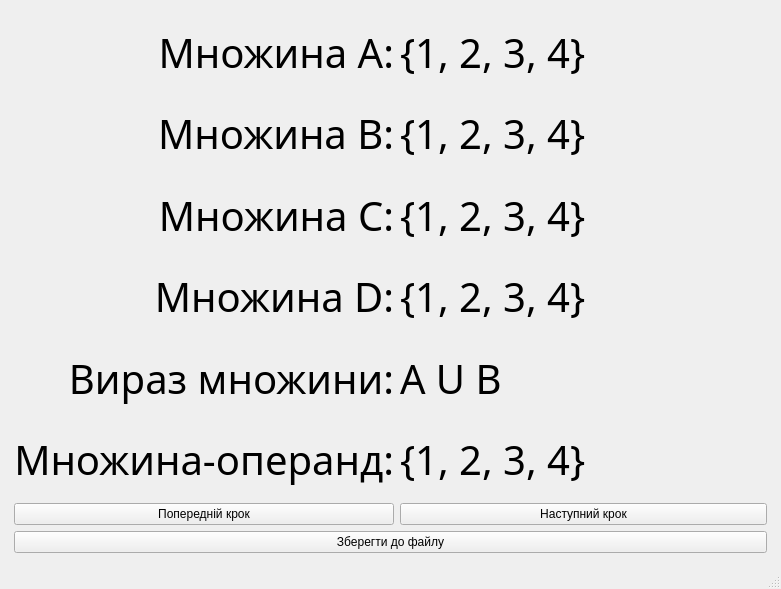
<?xml version="1.0" encoding="UTF-8"?>
<ui version="4.0">
 <class>MainWindow</class>
 <widget class="QMainWindow" name="MainWindow">
  <property name="geometry">
   <rect>
    <x>0</x>
    <y>0</y>
    <width>781</width>
    <height>589</height>
   </rect>
  </property>
  <property name="windowTitle">
   <string>MainWindow</string>
  </property>
  <widget class="QWidget" name="centralwidget">
   <layout class="QHBoxLayout" name="horizontalLayout">
    <item>
     <layout class="QVBoxLayout" name="verticalLayout">
      <property name="leftMargin">
       <number>5</number>
      </property>
      <property name="topMargin">
       <number>5</number>
      </property>
      <property name="rightMargin">
       <number>5</number>
      </property>
      <property name="bottomMargin">
       <number>5</number>
      </property>
      <item>
       <layout class="QGridLayout" name="gridLayout">
        <item row="4" column="0">
         <widget class="QLabel" name="label_11">
          <property name="styleSheet">
           <string notr="true">font-family: Gill Sans, sans-serif;
font-size: 40px;</string>
          </property>
          <property name="text">
           <string>Вираз множини:</string>
          </property>
          <property name="alignment">
           <set>Qt::AlignRight|Qt::AlignTrailing|Qt::AlignVCenter</set>
          </property>
          <property name="margin">
           <number>10</number>
          </property>
         </widget>
        </item>
        <item row="5" column="0">
         <widget class="QLabel" name="label_9">
          <property name="styleSheet">
           <string notr="true">font-family: Gill Sans, sans-serif;
font-size: 40px;</string>
          </property>
          <property name="text">
           <string>Множина-операнд:</string>
          </property>
          <property name="alignment">
           <set>Qt::AlignRight|Qt::AlignTrailing|Qt::AlignVCenter</set>
          </property>
          <property name="margin">
           <number>10</number>
          </property>
         </widget>
        </item>
        <item row="1" column="0">
         <widget class="QLabel" name="label_3">
          <property name="styleSheet">
           <string notr="true">font-family: Gill Sans, sans-serif;
font-size: 40px;</string>
          </property>
          <property name="text">
           <string>Множина B:</string>
          </property>
          <property name="alignment">
           <set>Qt::AlignRight|Qt::AlignTrailing|Qt::AlignVCenter</set>
          </property>
          <property name="margin">
           <number>10</number>
          </property>
         </widget>
        </item>
        <item row="3" column="0">
         <widget class="QLabel" name="label_7">
          <property name="styleSheet">
           <string notr="true">font-family: Gill Sans, sans-serif;
font-size: 40px;</string>
          </property>
          <property name="text">
           <string>Множина D:</string>
          </property>
          <property name="alignment">
           <set>Qt::AlignRight|Qt::AlignTrailing|Qt::AlignVCenter</set>
          </property>
          <property name="margin">
           <number>10</number>
          </property>
         </widget>
        </item>
        <item row="1" column="1">
         <widget class="QLabel" name="label_4">
          <property name="styleSheet">
           <string notr="true">font-family: Gill Sans, sans-serif;
font-size: 40px;</string>
          </property>
          <property name="text">
           <string>{1, 2, 3, 4}</string>
          </property>
         </widget>
        </item>
        <item row="6" column="1">
         <widget class="QPushButton" name="pushButton_2">
          <property name="sizePolicy">
           <sizepolicy hsizetype="Expanding" vsizetype="Fixed">
            <horstretch>0</horstretch>
            <verstretch>0</verstretch>
           </sizepolicy>
          </property>
          <property name="text">
           <string>Наступний крок</string>
          </property>
         </widget>
        </item>
        <item row="0" column="0">
         <widget class="QLabel" name="label">
          <property name="minimumSize">
           <size>
            <width>0</width>
            <height>0</height>
           </size>
          </property>
          <property name="styleSheet">
           <string notr="true">font-family: Gill Sans, sans-serif;
font-size: 40px;</string>
          </property>
          <property name="text">
           <string>Множина А:</string>
          </property>
          <property name="alignment">
           <set>Qt::AlignRight|Qt::AlignTrailing|Qt::AlignVCenter</set>
          </property>
          <property name="margin">
           <number>10</number>
          </property>
         </widget>
        </item>
        <item row="3" column="1">
         <widget class="QLabel" name="label_8">
          <property name="styleSheet">
           <string notr="true">font-family: Gill Sans, sans-serif;
font-size: 40px;</string>
          </property>
          <property name="text">
           <string>{1, 2, 3, 4}</string>
          </property>
         </widget>
        </item>
        <item row="4" column="1">
         <widget class="QLabel" name="label_12">
          <property name="styleSheet">
           <string notr="true">font-family: Gill Sans, sans-serif;
font-size: 40px;</string>
          </property>
          <property name="text">
           <string>A U B</string>
          </property>
         </widget>
        </item>
        <item row="0" column="1">
         <widget class="QLabel" name="label_2">
          <property name="styleSheet">
           <string notr="true">font-family: Gill Sans, sans-serif;
font-size: 40px;</string>
          </property>
          <property name="text">
           <string>{1, 2, 3, 4}</string>
          </property>
         </widget>
        </item>
        <item row="5" column="1">
         <widget class="QLabel" name="label_10">
          <property name="styleSheet">
           <string notr="true">font-family: Gill Sans, sans-serif;
font-size: 40px;</string>
          </property>
          <property name="text">
           <string>{1, 2, 3, 4}</string>
          </property>
         </widget>
        </item>
        <item row="2" column="1">
         <widget class="QLabel" name="label_6">
          <property name="styleSheet">
           <string notr="true">font-family: Gill Sans, sans-serif;
font-size: 40px;</string>
          </property>
          <property name="text">
           <string>{1, 2, 3, 4}</string>
          </property>
         </widget>
        </item>
        <item row="2" column="0">
         <widget class="QLabel" name="label_5">
          <property name="styleSheet">
           <string notr="true">font-family: Gill Sans, sans-serif;
font-size: 40px;</string>
          </property>
          <property name="text">
           <string>Множина C:</string>
          </property>
          <property name="alignment">
           <set>Qt::AlignRight|Qt::AlignTrailing|Qt::AlignVCenter</set>
          </property>
          <property name="margin">
           <number>10</number>
          </property>
         </widget>
        </item>
        <item row="6" column="0">
         <widget class="QPushButton" name="pushButton">
          <property name="sizePolicy">
           <sizepolicy hsizetype="Expanding" vsizetype="Fixed">
            <horstretch>0</horstretch>
            <verstretch>0</verstretch>
           </sizepolicy>
          </property>
          <property name="text">
           <string>Попередній крок</string>
          </property>
         </widget>
        </item>
       </layout>
      </item>
      <item>
       <widget class="QPushButton" name="pushButton_3">
        <property name="text">
         <string>Зберегти до файлу</string>
        </property>
       </widget>
      </item>
     </layout>
    </item>
   </layout>
  </widget>
  <widget class="QStatusBar" name="statusbar"/>
  <action name="information">
   <property name="text">
    <string>Про студента</string>
   </property>
  </action>
  <action name="action">
   <property name="text">
    <string>Зберегти до файлу</string>
   </property>
  </action>
 </widget>
 <resources/>
 <connections/>
</ui>
